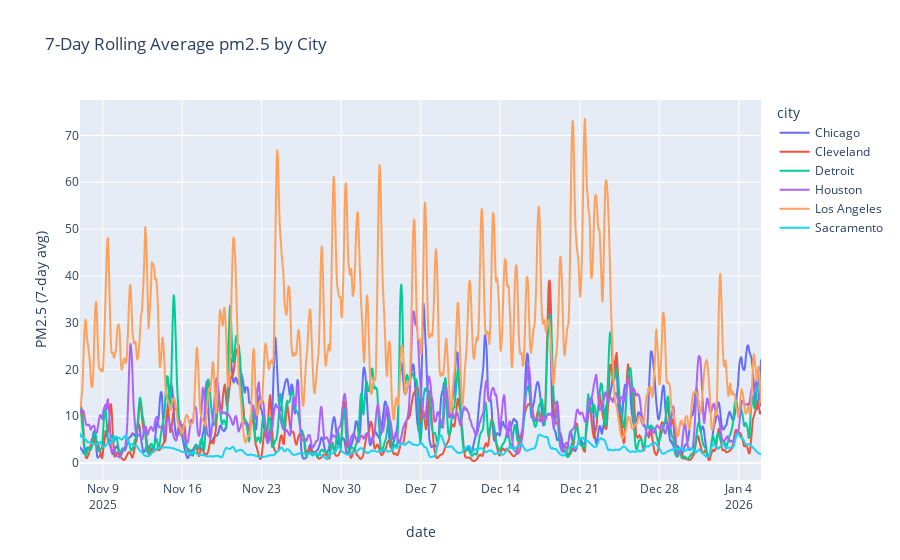

The notebook cell this image was saved under:
### Markdown cell above
### b) Plot Average pm2.5 by city over time (7-day Rolling average)

### Code cell
df_avg["pm2_5_7d"] = (
    df_avg.sort_values("date")
          .groupby("city")["pm2_5"]
          .transform(lambda x: x.rolling(7, min_periods=1).mean())
)

fig_pm25_smooth = px.line(
    df_avg,
    x="date",
    y="pm2_5_7d",
    color="city",
    title="7-Day Rolling Average pm2.5 by City",
    labels={"pm2_5_7d": "PM2.5 (7-day avg)"}
)

fig_pm25_smooth.show()

### Figure 1 — Plotly figure (JSON) as saved in the notebook; plotly's stock layout.template omitted (floating-point values rounded to 4 significant figures; data arrays with more than 128 entries replaced by an {"elided": "..."} marker saying what was removed)
{"data": [{"hovertemplate": "city=Chicago<br>date=%{x}<br>PM2.5 (7-day avg)=%{y}<extra></extra>", "legendgroup": "Chicago", "line": {"color": "#636efa", "dash": "solid"}, "marker": {"symbol": "circle"}, "mode": "lines", "name": "Chicago", "showlegend": true, "type": "scattergl", "x": {"elided": "1440 str values"}, "xaxis": "x", "y": {"elided": "1440 float values"}, "yaxis": "y"}, {"hovertemplate": "city=Cleveland<br>date=%{x}<br>PM2.5 (7-day avg)=%{y}<extra></extra>", "legendgroup": "Cleveland", "line": {"color": "#EF553B", "dash": "solid"}, "marker": {"symbol": "circle"}, "mode": "lines", "name": "Cleveland", "showlegend": true, "type": "scattergl", "x": {"elided": "1440 str values"}, "xaxis": "x", "y": {"elided": "1440 float values"}, "yaxis": "y"}, {"hovertemplate": "city=Detroit<br>date=%{x}<br>PM2.5 (7-day avg)=%{y}<extra></extra>", "legendgroup": "Detroit", "line": {"color": "#00cc96", "dash": "solid"}, "marker": {"symbol": "circle"}, "mode": "lines", "name": "Detroit", "showlegend": true, "type": "scattergl", "x": {"elided": "1440 str values"}, "xaxis": "x", "y": {"elided": "1440 float values"}, "yaxis": "y"}, {"hovertemplate": "city=Houston<br>date=%{x}<br>PM2.5 (7-day avg)=%{y}<extra></extra>", "legendgroup": "Houston", "line": {"color": "#ab63fa", "dash": "solid"}, "marker": {"symbol": "circle"}, "mode": "lines", "name": "Houston", "showlegend": true, "type": "scattergl", "x": {"elided": "1440 str values"}, "xaxis": "x", "y": {"elided": "1440 float values"}, "yaxis": "y"}, {"hovertemplate": "city=Los Angeles<br>date=%{x}<br>PM2.5 (7-day avg)=%{y}<extra></extra>", "legendgroup": "Los Angeles", "line": {"color": "#FFA15A", "dash": "solid"}, "marker": {"symbol": "circle"}, "mode": "lines", "name": "Los Angeles", "showlegend": true, "type": "scattergl", "x": {"elided": "1440 str values"}, "xaxis": "x", "y": {"elided": "1440 float values"}, "yaxis": "y"}, {"hovertemplate": "city=Sacramento<br>date=%{x}<br>PM2.5 (7-day avg)=%{y}<extra></extra>", "legendgroup": "Sacramento", "line": {"color": "#19d3f3", "dash": "solid"}, "marker": {"symbol": "circle"}, "mode": "lines", "name": "Sacramento", "showlegend": true, "type": "scattergl", "x": {"elided": "1440 str values"}, "xaxis": "x", "y": {"elided": "1440 float values"}, "yaxis": "y"}], "layout": {"legend": {"title": {"text": "city"}, "tracegroupgap": 0}, "title": {"text": "7-Day Rolling Average pm2.5 by City"}, "xaxis": {"anchor": "y", "domain": [0, 1], "title": {"text": "date"}}, "yaxis": {"anchor": "x", "domain": [0, 1], "title": {"text": "PM2.5 (7-day avg)"}}}}
